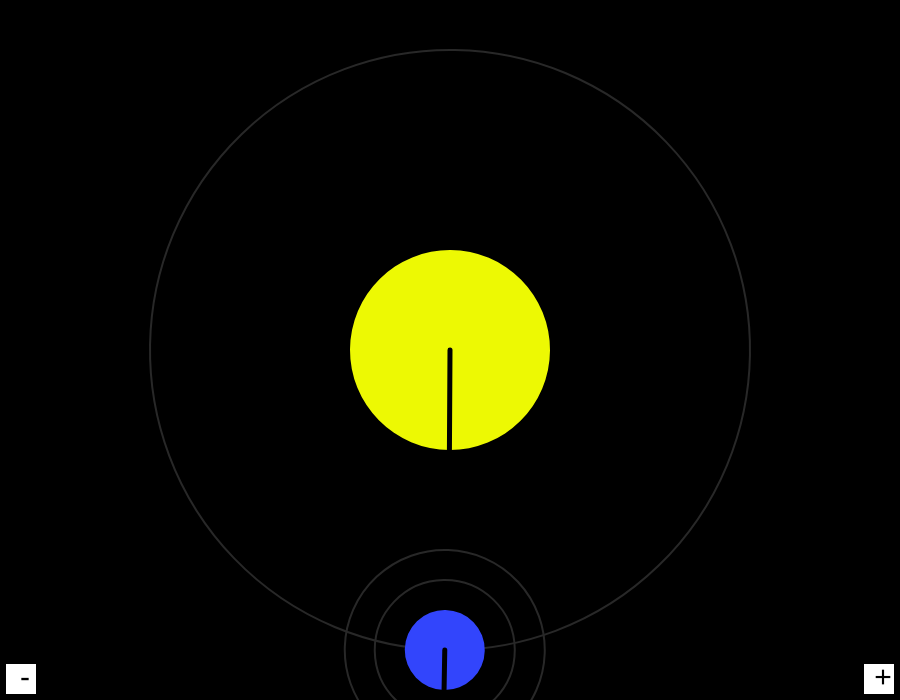
Frame 1 (no input)
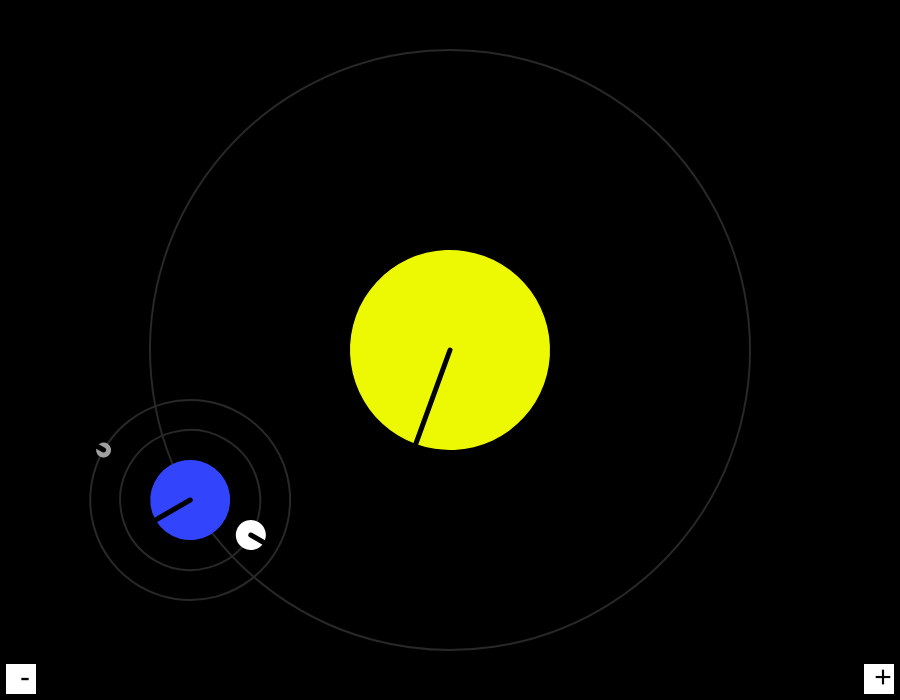
Frame 60 (no input)
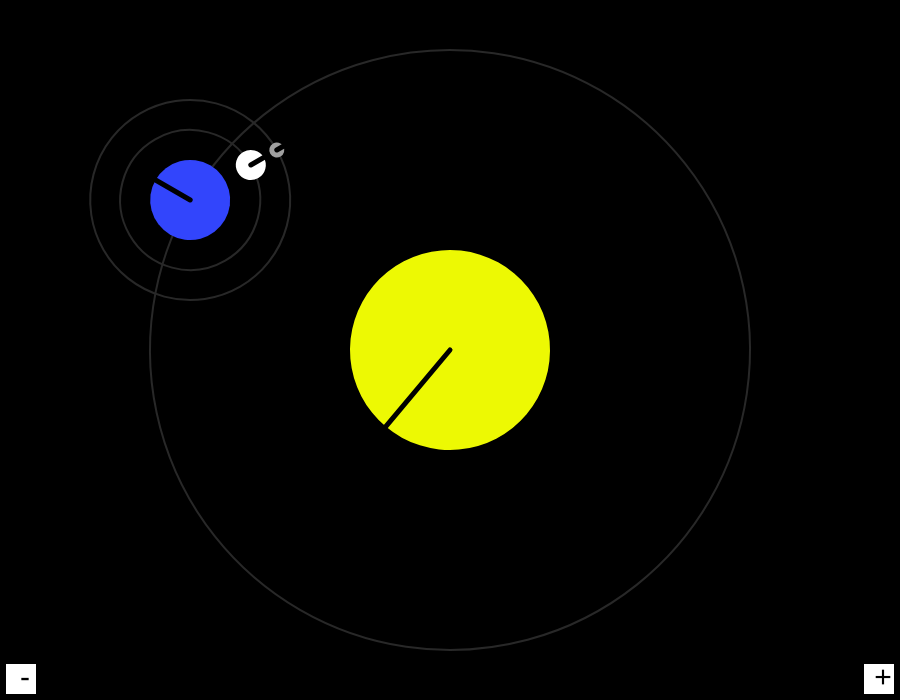
Frame 120 (the mouse pressed at the canvas centre since frame 60)

The p5.js sketch that drew these frames (run headless with seeded random() and noise() and a simulated clock; from frame 60 on, the mouse is pressed at the canvas centre):

// p5.js sketch
// ── sketch.js
const orbitColor = [40, 40, 40]; // Colour of orbit path
let speed; // Store frame count to be used as base speed throughout
let scaleRatio = 1; // Base scale
const buttonSize = 30; // Size of zoom button
const buttonMargin = 6; // Margin around zoom button
let zoomOutBtn; // Translate position for zoom out button
let zoomInBtn; // Translate position for zoom in button

function setup() {
	createCanvas(900, 700);
	
	zoomOutBtn = [buttonMargin, height - (buttonSize + buttonMargin)];
	zoomInBtn = [width - (buttonSize + buttonMargin), height - (buttonSize + buttonMargin)];
}

function draw() {
	background(0);
	speed = frameCount;

	// Draw zoom buttons
	drawButton(zoomOutBtn, '-');
	drawButton(zoomInBtn, '+');

	// Move 0, 0 to the centre of the canvas
	translate(width/2, height/2);
		
	scale(scaleRatio);

	// Draw the Sun
	push();
	celestialObj(
		color(237, 249, 3),
		200,
		0,
		0,
		speed / 3,
		false,
		0
	);
	pop();

	// Draw the Earth
	push();
	celestialObj(
		color(50, 69, 252),
		80,
		0,
		300,
		speed,
		true,
		0
	);
		// Moon 1
		push();
		celestialObj(
			color(255, 255, 255),
			30,
			0,
			70,
			-speed * 2,
			true,
			300
		);
		pop();

		// Moon 2
		push();
		celestialObj(
			color(160, 160, 160),
			15,
			0,
			100,
			speed,
			true,
			300
		);
		pop();
	pop();
}

function celestialObj (color, size, x, y, speed, orbit, orbitPoint, bar) {

	translate(0, orbitPoint); // Move the centre to the centre of our orbit
	rotate(radians(speed));

	// If we're orbiting
	if (orbit) {
		// Draw the orbit path
		drawOrbitPath(y);
	}

	// Draw the body
	noStroke();
	fill(color);
	ellipse(x, y, size, size);

	// Draw the rotation line
	strokeWeight(5);
	stroke(0);
	line(x, y, x, y + size / 2);
}

function drawOrbitPath (pos) {
	push();
	stroke(orbitColor);
	strokeWeight(2);
	noFill();
	ellipse(0, 0, pos * 2, pos * 2);
	pop();
}

function drawButton (pos, char) {
	push();
	translate(...pos);
	noStroke();
	fill(255);
	rect(0, 0, 30, 30);
	fill(0);
	textAlign(CENTER);
	textSize(30);
	text(char, 4, 0, 30, 30);
	pop();
}

function mousePressed () {
	// Zoom in x position
	const zoomInStartX = width - (buttonSize + buttonMargin);
	const zoomInStopX = zoomInStartX + buttonSize;
	// Zoom out x position	
	const zoomOutStartX = buttonMargin;
	const zoomOutStopX = zoomOutStartX + buttonSize;
	// Zoom y position
	const zoomStartY = height - (buttonSize + buttonMargin);
	const zoomStopY = zoomStartY + buttonSize;

	// Zoom out clicked
	if (
		(mouseX > zoomOutStartX && mouseX < zoomOutStopX) &&
		(mouseY > zoomStartY && mouseY < zoomStopY)
	) {
		scaleRatio = scaleRatio * 0.9;
	}

	// Zoom in clicked
	if (
		(mouseX > zoomInStartX && mouseX < zoomInStopX) &&
		(mouseY > zoomStartY && mouseY < zoomStopY)
	) {
		scaleRatio = scaleRatio * 1.1;
	}
}
